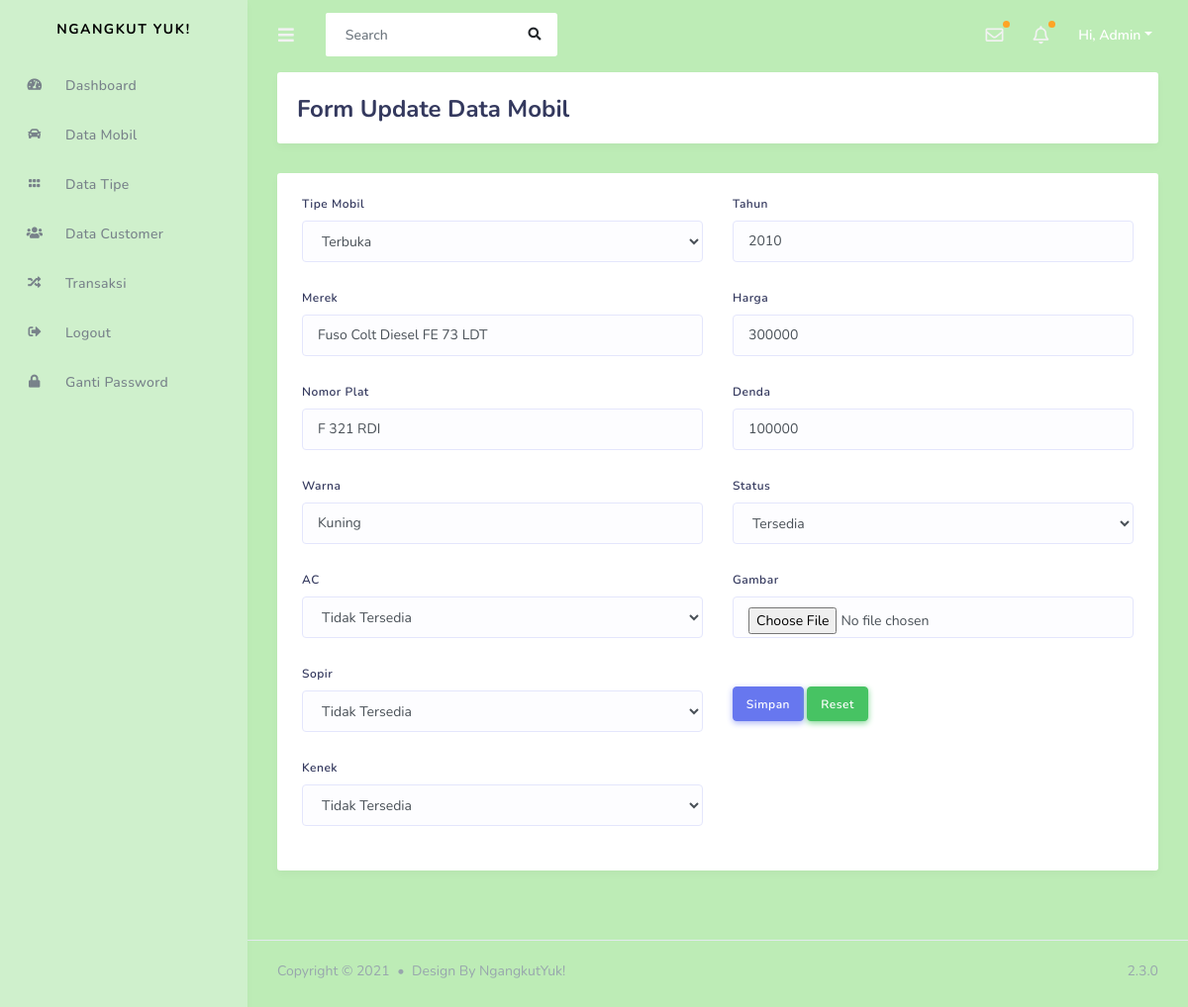
Screenshot of /admin/data_mobil/update_mobil/30 with the database file from the repository.
### tables this page shows
CREATE TABLE `mobil` (
  `id_mobil` int(11) NOT NULL,
  `kode_tipe` varchar(120) NOT NULL,
  `merek` varchar(120) NOT NULL,
  `no_plat` varchar(20) NOT NULL,
  `warna` varchar(20) NOT NULL,
  `tahun` varchar(4) NOT NULL,
  `status` varchar(50) NOT NULL,
  `harga` int(11) NOT NULL,
  `denda` int(11) NOT NULL,
  `ac` int(11) NOT NULL,
  `sopir` int(11) NOT NULL,
  `kenek` int(11) NOT NULL,
  `gambar` varchar(255) NOT NULL
);

CREATE TABLE `tipe` (
  `id_tipe` int(11) NOT NULL,
  `kode_tipe` varchar(120) NOT NULL,
  `nama_tipe` varchar(120) NOT NULL
);

### application/controllers/admin/Data_mobil.php (called while the page is built, shortened)
<?php
class Data_mobil extends CI_Controller{
  public function update_mobil($id){
    $data['mobil'] = $this->db->query("SELECT * FROM mobil mb, tipe tp WHERE mb.kode_tipe = tp.kode_tipe AND mb.id_mobil = '$id'")->result();
    $data['tipe'] = $this->rental_model->get_data('tipe')->result();
    $this->load->view('templates_admin/header');
    $this->load->view('templates_admin/sidebar');
    $this->load->view('admin/form_update_mobil', $data);
    $this->load->view('templates_admin/footer');
  }
}
?>

### index.php (called while the page is built, shortened)
<?php
require_once BASEPATH.'core/CodeIgniter.php';

### application/views/admin/form_update_mobil.php (the view, shortened to what this page needs)
<div class="main-content">
  <section class="section">
    <div class="section-header">
      <h1>Form Update Data Mobil</h1>
    </div>
    <div class="card">
      <div class="card-body">
        <?php foreach($mobil as $mb): ?>
        <form action="<?= base_url('admin/data_mobil/update_mobil_aksi') ?>" enctype="multipart/form-data" method="post">
          <div class="row">
            <div class="col-md-6">
              <div class="form-group">
                <label for="">Tipe Mobil</label>
                <select name="kode_tipe" id="" class="form-control">
                  <option value="<?= $mb->kode_tipe ?>"><?= $mb->nama_tipe ?></option>
                </select>
              </div>
              <div class="form-group">
                <label for="">Merek</label>
                <input type="text" name="merek" class="form-control" value="<?= $mb->merek ?>">
              </div>
              <div class="form-group">
                <label for="">Nomor Plat</label>
                <input type="text" name="no_plat" class="form-control" value="<?= $mb->no_plat ?>">
              </div>
              <div class="form-group">
                <label for="">Warna</label>
                <input type="text" name="warna" class="form-control" value="<?= $mb->warna ?>">
              </div>
              <div class="form-group">
                <label for="">AC</label>
                <select name="ac" id="" class="form-control">
                  <option <?php if($mb->ac == "0"){echo "selected='selected'";} echo $mb->ac; ?> value="0">Tidak Tersedia</option>
                </select>
              </div>
              <div class="form-group">
                <label for="">Sopir</label>
                <select name="sopir" id="" class="form-control">
                  <option <?php if($mb->sopir == "0"){echo "selected='selected'";} echo $mb->sopir; ?> value="0">Tidak Tersedia</option>
                </select>
              </div>
              <div class="form-group">
                <label for="">Kenek</label>
                <select name="kenek" id="" class="form-control">
                  <option <?php if($mb->kenek == "0"){echo "selected='selected'";} echo $mb->kenek; ?> value="0">Tidak Tersedia</option>
                </select>
              </div>
                  </div>
            <div class="col-md-6">
              <div class="form-group">
                <label for="">Tahun</label>
                <input type="text" name="tahun" class="form-control" value="<?= $mb->tahun ?>">
              </div>
              <div class="form-group">
                <label for="">Harga</label>
                <input type="number" name="harga" class="form-control" value="<?= $mb->harga ?>">
              </div>
              <div class="form-group">
                <label for="">Denda</label>
                <input type="number" name="denda" class="form-control" value="<?= $mb->denda ?>">
              </div>
              <div class="form-group">
                <label for="">Status</label>
                <select name="status" id="" class="form-control">
                  <option <?php if($mb->status == "1"){echo "selected='selected'";} echo $mb->status; ?> value="1">Tersedia</option>
                </select>
              </div>
              <div class="form-group">
                <label for="">Gambar</label>
                <input type="file" name="gambar" class="form-control">
              </div>
              <button type="submit" class="btn btn-primary mt-4">Simpan</button>
              <button type="reset" class="btn btn-success mt-4">Reset</button>
            </div>
                  </div>
        </form>
        <?php endforeach; ?>
      </div>
    </div>
  </section>
</div>

### rows the page displays
mobil: kode_tipe "Terbuka", merek "Fuso Colt Diesel FE 73 LDT", no_plat "F 321 RDI", warna "Kuning", ac "Tidak Tersedia", sopir "Tidak Tersedia", kenek "Tidak Tersedia", tahun "2010", harga "300000", denda "100000", status "Tersedia"
